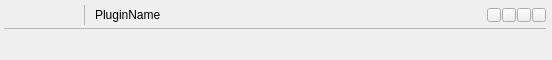
<?xml version="1.0" encoding="UTF-8"?>
<ui version="4.0">
 <class>PluginWidget</class>
 <widget class="QFrame" name="PluginWidget">
  <property name="geometry">
   <rect>
    <x>0</x>
    <y>0</y>
    <width>552</width>
    <height>60</height>
   </rect>
  </property>
  <property name="contextMenuPolicy">
   <enum>Qt::CustomContextMenu</enum>
  </property>
  <property name="windowTitle">
   <string>Frame</string>
  </property>
  <property name="lineWidth">
   <number>0</number>
  </property>
  <layout class="QVBoxLayout" name="verticalLayout">
   <property name="spacing">
    <number>0</number>
   </property>
   <property name="leftMargin">
    <number>4</number>
   </property>
   <property name="topMargin">
    <number>3</number>
   </property>
   <property name="rightMargin">
    <number>6</number>
   </property>
   <property name="bottomMargin">
    <number>3</number>
   </property>
   <item>
    <layout class="QHBoxLayout" name="layout_top">
     <property name="spacing">
      <number>1</number>
     </property>
     <item>
      <widget class="QWidget" name="w_buttons" native="true">
       <property name="minimumSize">
        <size>
         <width>72</width>
         <height>24</height>
        </size>
       </property>
       <property name="maximumSize">
        <size>
         <width>72</width>
         <height>24</height>
        </size>
       </property>
       <layout class="QHBoxLayout" name="horizontalLayout">
        <property name="spacing">
         <number>0</number>
        </property>
        <property name="margin">
         <number>0</number>
        </property>
        <item>
         <widget class="PixmapButton" name="b_enable">
          <property name="minimumSize">
           <size>
            <width>24</width>
            <height>24</height>
           </size>
          </property>
          <property name="maximumSize">
           <size>
            <width>24</width>
            <height>24</height>
           </size>
          </property>
          <property name="text">
           <string/>
          </property>
          <property name="icon">
           <iconset resource="../resources.qrc">
            <normaloff>:/bitmaps/button_off.png</normaloff>:/bitmaps/button_off.png</iconset>
          </property>
          <property name="iconSize">
           <size>
            <width>24</width>
            <height>24</height>
           </size>
          </property>
          <property name="checkable">
           <bool>true</bool>
          </property>
          <property name="flat">
           <bool>true</bool>
          </property>
         </widget>
        </item>
        <item>
         <widget class="PixmapButton" name="b_gui">
          <property name="minimumSize">
           <size>
            <width>24</width>
            <height>24</height>
           </size>
          </property>
          <property name="maximumSize">
           <size>
            <width>24</width>
            <height>24</height>
           </size>
          </property>
          <property name="text">
           <string/>
          </property>
          <property name="icon">
           <iconset resource="../resources.qrc">
            <normaloff>:/bitmaps/button_gui.png</normaloff>:/bitmaps/button_gui.png</iconset>
          </property>
          <property name="iconSize">
           <size>
            <width>24</width>
            <height>24</height>
           </size>
          </property>
          <property name="checkable">
           <bool>true</bool>
          </property>
          <property name="flat">
           <bool>true</bool>
          </property>
         </widget>
        </item>
        <item>
         <widget class="PixmapButton" name="b_edit">
          <property name="minimumSize">
           <size>
            <width>24</width>
            <height>24</height>
           </size>
          </property>
          <property name="maximumSize">
           <size>
            <width>24</width>
            <height>24</height>
           </size>
          </property>
          <property name="text">
           <string/>
          </property>
          <property name="icon">
           <iconset resource="../resources.qrc">
            <normaloff>:/bitmaps/button_edit.png</normaloff>:/bitmaps/button_edit.png</iconset>
          </property>
          <property name="iconSize">
           <size>
            <width>24</width>
            <height>24</height>
           </size>
          </property>
          <property name="checkable">
           <bool>true</bool>
          </property>
          <property name="flat">
           <bool>true</bool>
          </property>
         </widget>
        </item>
       </layout>
      </widget>
     </item>
     <item>
      <spacer name="spacer_namesep1">
       <property name="orientation">
        <enum>Qt::Horizontal</enum>
       </property>
       <property name="sizeType">
        <enum>QSizePolicy::Fixed</enum>
       </property>
       <property name="sizeHint" stdset="0">
        <size>
         <width>6</width>
         <height>1</height>
        </size>
       </property>
      </spacer>
     </item>
     <item>
      <widget class="Line" name="line_sep">
       <property name="minimumSize">
        <size>
         <width>0</width>
         <height>20</height>
        </size>
       </property>
       <property name="maximumSize">
        <size>
         <width>16777215</width>
         <height>20</height>
        </size>
       </property>
       <property name="lineWidth">
        <number>0</number>
       </property>
       <property name="midLineWidth">
        <number>1</number>
       </property>
       <property name="orientation">
        <enum>Qt::Vertical</enum>
       </property>
      </widget>
     </item>
     <item>
      <spacer name="spacer_namesep2">
       <property name="orientation">
        <enum>Qt::Horizontal</enum>
       </property>
       <property name="sizeType">
        <enum>QSizePolicy::Fixed</enum>
       </property>
       <property name="sizeHint" stdset="0">
        <size>
         <width>8</width>
         <height>1</height>
        </size>
       </property>
      </spacer>
     </item>
     <item>
      <widget class="QLabel" name="label_name">
       <property name="text">
        <string>PluginName</string>
       </property>
       <property name="alignment">
        <set>Qt::AlignLeading|Qt::AlignLeft|Qt::AlignVCenter</set>
       </property>
      </widget>
     </item>
     <item>
      <spacer name="spacer_namesep3">
       <property name="orientation">
        <enum>Qt::Horizontal</enum>
       </property>
       <property name="sizeHint" stdset="0">
        <size>
         <width>20</width>
         <height>1</height>
        </size>
       </property>
      </spacer>
     </item>
     <item>
      <layout class="QHBoxLayout" name="layout_peaks">
       <property name="spacing">
        <number>4</number>
       </property>
       <property name="leftMargin">
        <number>4</number>
       </property>
       <property name="topMargin">
        <number>2</number>
       </property>
       <property name="rightMargin">
        <number>4</number>
       </property>
       <property name="bottomMargin">
        <number>2</number>
       </property>
       <item>
        <widget class="DigitalPeakMeter" name="peak_in" native="true">
         <property name="minimumSize">
          <size>
           <width>100</width>
           <height>0</height>
          </size>
         </property>
         <property name="maximumSize">
          <size>
           <width>100</width>
           <height>16777215</height>
          </size>
         </property>
        </widget>
       </item>
       <item>
        <widget class="DigitalPeakMeter" name="peak_out" native="true">
         <property name="minimumSize">
          <size>
           <width>100</width>
           <height>0</height>
          </size>
         </property>
         <property name="maximumSize">
          <size>
           <width>100</width>
           <height>16777215</height>
          </size>
         </property>
        </widget>
       </item>
      </layout>
     </item>
     <item>
      <layout class="QHBoxLayout" name="layout_leds">
       <property name="spacing">
        <number>1</number>
       </property>
       <item>
        <widget class="LEDButton" name="led_control">
         <property name="minimumSize">
          <size>
           <width>14</width>
           <height>14</height>
          </size>
         </property>
         <property name="maximumSize">
          <size>
           <width>14</width>
           <height>14</height>
          </size>
         </property>
         <property name="text">
          <string/>
         </property>
         <property name="checkable">
          <bool>true</bool>
         </property>
        </widget>
       </item>
       <item>
        <widget class="LEDButton" name="led_midi">
         <property name="minimumSize">
          <size>
           <width>14</width>
           <height>14</height>
          </size>
         </property>
         <property name="maximumSize">
          <size>
           <width>14</width>
           <height>14</height>
          </size>
         </property>
         <property name="text">
          <string/>
         </property>
         <property name="checkable">
          <bool>true</bool>
         </property>
        </widget>
       </item>
       <item>
        <widget class="LEDButton" name="led_audio_in">
         <property name="minimumSize">
          <size>
           <width>14</width>
           <height>14</height>
          </size>
         </property>
         <property name="maximumSize">
          <size>
           <width>14</width>
           <height>14</height>
          </size>
         </property>
         <property name="text">
          <string/>
         </property>
         <property name="checkable">
          <bool>true</bool>
         </property>
        </widget>
       </item>
       <item>
        <widget class="LEDButton" name="led_audio_out">
         <property name="minimumSize">
          <size>
           <width>14</width>
           <height>14</height>
          </size>
         </property>
         <property name="maximumSize">
          <size>
           <width>14</width>
           <height>14</height>
          </size>
         </property>
         <property name="text">
          <string/>
         </property>
         <property name="checkable">
          <bool>true</bool>
         </property>
        </widget>
       </item>
      </layout>
     </item>
    </layout>
   </item>
   <item>
    <widget class="Line" name="line">
     <property name="lineWidth">
      <number>0</number>
     </property>
     <property name="midLineWidth">
      <number>1</number>
     </property>
     <property name="orientation">
      <enum>Qt::Horizontal</enum>
     </property>
    </widget>
   </item>
   <item>
    <layout class="QHBoxLayout" name="layout_bottom">
     <property name="spacing">
      <number>1</number>
     </property>
     <property name="leftMargin">
      <number>12</number>
     </property>
     <property name="topMargin">
      <number>4</number>
     </property>
     <property name="rightMargin">
      <number>12</number>
     </property>
     <item>
      <widget class="QWidget" name="w_knobs_left" native="true">
       <layout class="QHBoxLayout" name="horizontalLayout_3">
        <property name="margin">
         <number>0</number>
        </property>
       </layout>
      </widget>
     </item>
     <item>
      <spacer name="spacer_knobs">
       <property name="orientation">
        <enum>Qt::Horizontal</enum>
       </property>
       <property name="sizeHint" stdset="0">
        <size>
         <width>40</width>
         <height>20</height>
        </size>
       </property>
      </spacer>
     </item>
     <item>
      <widget class="QWidget" name="w_knobs_right" native="true">
       <layout class="QHBoxLayout" name="horizontalLayout_2">
        <property name="margin">
         <number>0</number>
        </property>
       </layout>
      </widget>
     </item>
    </layout>
   </item>
  </layout>
 </widget>
 <customwidgets>
  <customwidget>
   <class>DigitalPeakMeter</class>
   <extends>QWidget</extends>
   <header>widgets/digitalpeakmeter.h</header>
   <container>1</container>
  </customwidget>
  <customwidget>
   <class>LEDButton</class>
   <extends>QPushButton</extends>
   <header>widgets/ledbutton.h</header>
  </customwidget>
  <customwidget>
   <class>PixmapButton</class>
   <extends>QPushButton</extends>
   <header>widgets/pixmapbutton.h</header>
  </customwidget>
 </customwidgets>
 <resources>
  <include location="../resources.qrc"/>
 </resources>
 <connections/>
</ui>
